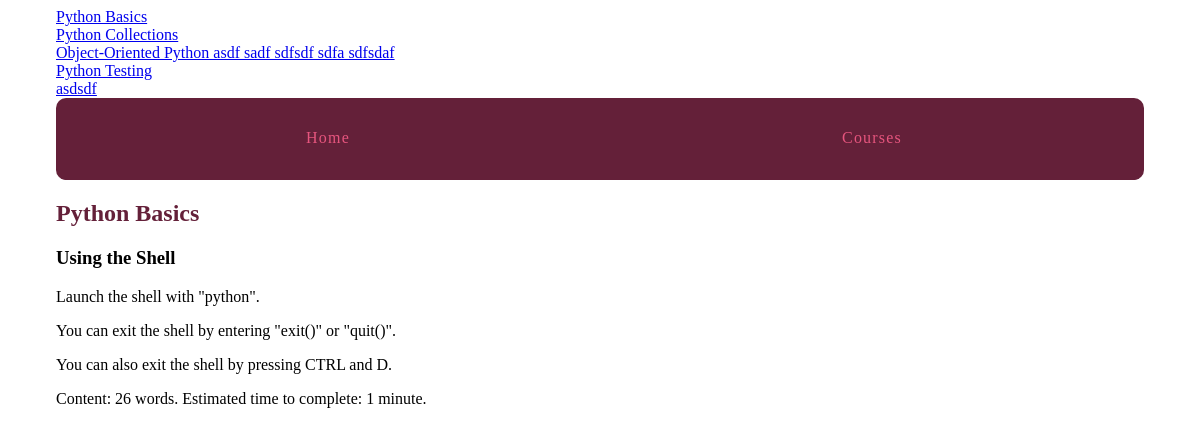
Page /courses/1/2/ on the committed database.
### courses/models.py (models this page shows, shortened)
class Course(models.Model):
    created_at = models.DateTimeField(auto_now_add=True)
    title = models.CharField(max_length=255)
    description = models.TextField()

class Step(models.Model):
    title = models.CharField(max_length=255)
    description = models.TextField()
    content = models.TextField(blank=True, default='')
    order = models.IntegerField(default=0)
    course = models.ForeignKey(Course)
    class Meta:
        ordering = ['order',]

### courses/views.py (the view)
# urls.py: url(r'(?P<course_pk>\d+)/(?P<step_pk>\d+)/$', views.step_detail,
def step_detail(request, course_pk, step_pk):
    step = get_object_or_404(Step, course_id=course_pk, pk=step_pk)
    return render(request, 'courses/step_detail.html', {'step': step})

### courses/templatetags/course_extras.py (called while the page is built)
@register.inclusion_tag('courses/course_nav.html')
def nav_courses_list():
    courses = Course.objects.all()
    return {'courses': courses}

@register.filter('time_estimate')
def time_estimate(word_count):
    minutes = round(word_count/20)
    return minutes

### courses/templates/courses/step_detail.html (shortened to what this page needs)
{% extends "layout.html" %}
{% load course_extras %}
{% block content %}
<article>
    <h2><a href="{% url 'courses:detail' pk=step.course.pk %}">{{ step.course.title }}</a></h2>
    <h3>{{ step.title }}</h3>
    {% with con=step.content %}
        {{ con|linebreaks }}
        Content: {{ con|wordcount }} words. Estimated time to complete: {{ con|wordcount|time_estimate }} minute{{ con|wordcount|time_estimate|pluralize }}.
    {% endwith %}
</article>
{% endblock %}

### courses/templates/courses/course_nav.html
{% for course in courses %}
    <div><a href="{% url 'courses:detail' pk=course.pk %}">{{ course.title }}</a></div>
{% endfor %}

### assets/css/layout.css (style rules this page uses)
html { box-sizing: border-box; }
*, *::after, *::before { box-sizing: inherit; }
article h2 a, article h3 a { color: #642039; text-decoration: none; }

### rows in the picture
Course: title "Python Basics"
Course: title "Python Collections"
Course: title "Object-Oriented Python asdf sadf sdfsdf sdfa sdfsdaf"
Course: title "Python Testing"
Course: title "asdsdf"
Step: course "Python Basics", title "Using the Shell", content "Launch the shell with \"python\". You can exit the shell by entering \"exit()\" or \"quit()\". You can also exit the shell by pressing CTRL and D.", content "26", content "1"
